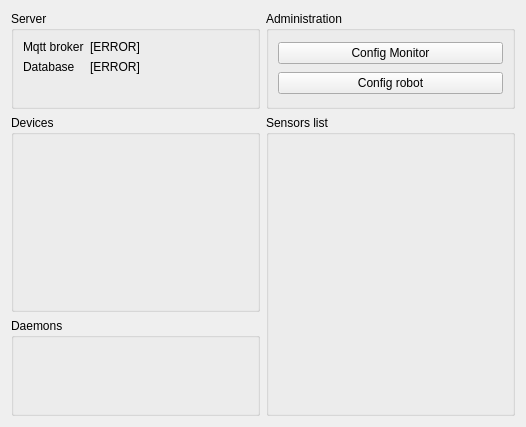
<?xml version="1.0" encoding="UTF-8"?>
<ui version="4.0">
 <class>Status</class>
 <widget class="QWidget" name="Status">
  <property name="geometry">
   <rect>
    <x>0</x>
    <y>0</y>
    <width>526</width>
    <height>427</height>
   </rect>
  </property>
  <property name="windowTitle">
   <string>Form</string>
  </property>
  <layout class="QGridLayout" name="gridLayout">
   <item row="3" column="0">
    <widget class="QGroupBox" name="daemonsListBox">
     <property name="title">
      <string>Daemons</string>
     </property>
    </widget>
   </item>
   <item row="0" column="1">
    <widget class="QGroupBox" name="groupBox_4">
     <property name="minimumSize">
      <size>
       <width>0</width>
       <height>0</height>
      </size>
     </property>
     <property name="maximumSize">
      <size>
       <width>16777215</width>
       <height>100</height>
      </size>
     </property>
     <property name="title">
      <string>Administration</string>
     </property>
     <layout class="QVBoxLayout" name="verticalLayout">
      <item>
       <widget class="QPushButton" name="confMonitorButton">
        <property name="text">
         <string>Config Monitor</string>
        </property>
       </widget>
      </item>
      <item>
       <widget class="QPushButton" name="confRobotButton">
        <property name="text">
         <string>Config robot</string>
        </property>
       </widget>
      </item>
     </layout>
    </widget>
   </item>
   <item row="1" column="0" rowspan="2">
    <widget class="QGroupBox" name="deviceListBox">
     <property name="title">
      <string>Devices</string>
     </property>
    </widget>
   </item>
   <item row="0" column="0">
    <widget class="QGroupBox" name="groupBox">
     <property name="title">
      <string>Server</string>
     </property>
     <layout class="QFormLayout" name="formLayout">
      <item row="0" column="0">
       <widget class="QLabel" name="label">
        <property name="text">
         <string>Mqtt broker</string>
        </property>
       </widget>
      </item>
      <item row="0" column="1">
       <widget class="QLabel" name="mqttStatusLabel">
        <property name="text">
         <string>[ERROR]</string>
        </property>
       </widget>
      </item>
      <item row="1" column="0">
       <widget class="QLabel" name="label_3">
        <property name="text">
         <string>Database</string>
        </property>
       </widget>
      </item>
      <item row="1" column="1">
       <widget class="QLabel" name="dbStatusLabel">
        <property name="text">
         <string>[ERROR]</string>
        </property>
       </widget>
      </item>
     </layout>
    </widget>
   </item>
   <item row="1" column="1" rowspan="3">
    <widget class="QGroupBox" name="sensorsListBox">
     <property name="title">
      <string>Sensors list</string>
     </property>
    </widget>
   </item>
  </layout>
 </widget>
 <resources/>
 <connections/>
</ui>
